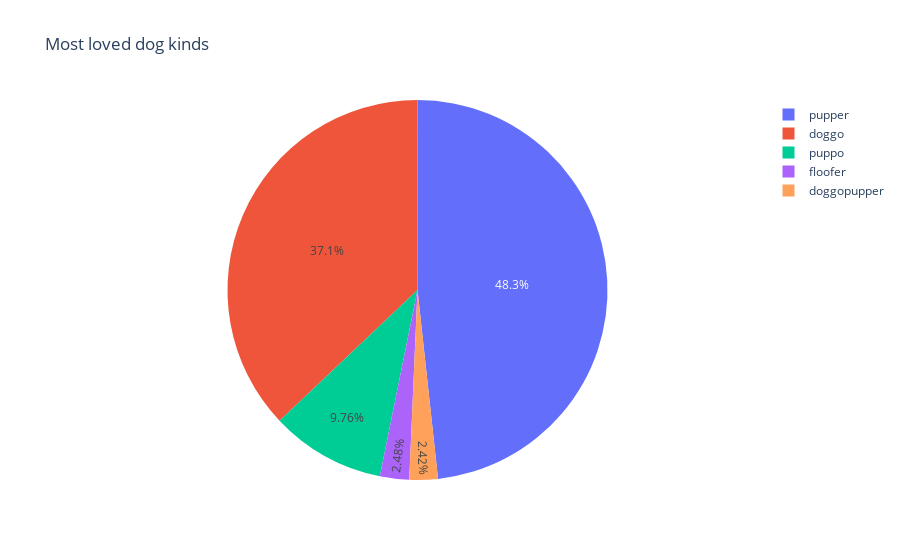

The code cell stored with this chart in its notebook:
### Code cell
#most loved dog_kinds
fig0 = px.pie(most_loved, values='favorites', names='dog_kinds', title='Most loved dog kinds')
fig0.show()

### Figure 1 — Plotly figure (JSON) as saved in the notebook; plotly's stock layout.template omitted (floating-point values rounded to 4 significant figures)
{"data": [{"domain": {"x": [0, 1], "y": [0, 1]}, "hovertemplate": "dog_kinds=%{label}<br>favorites=%{value}<extra></extra>", "labels": ["doggo", "doggopupper", "floofer", "pupper", "puppo"], "legendgroup": "", "name": "", "showlegend": true, "type": "pie", "values": [713377, 46590, 47795, 929064, 187826]}], "layout": {"legend": {"tracegroupgap": 0}, "title": {"text": "Most loved dog kinds"}}}
